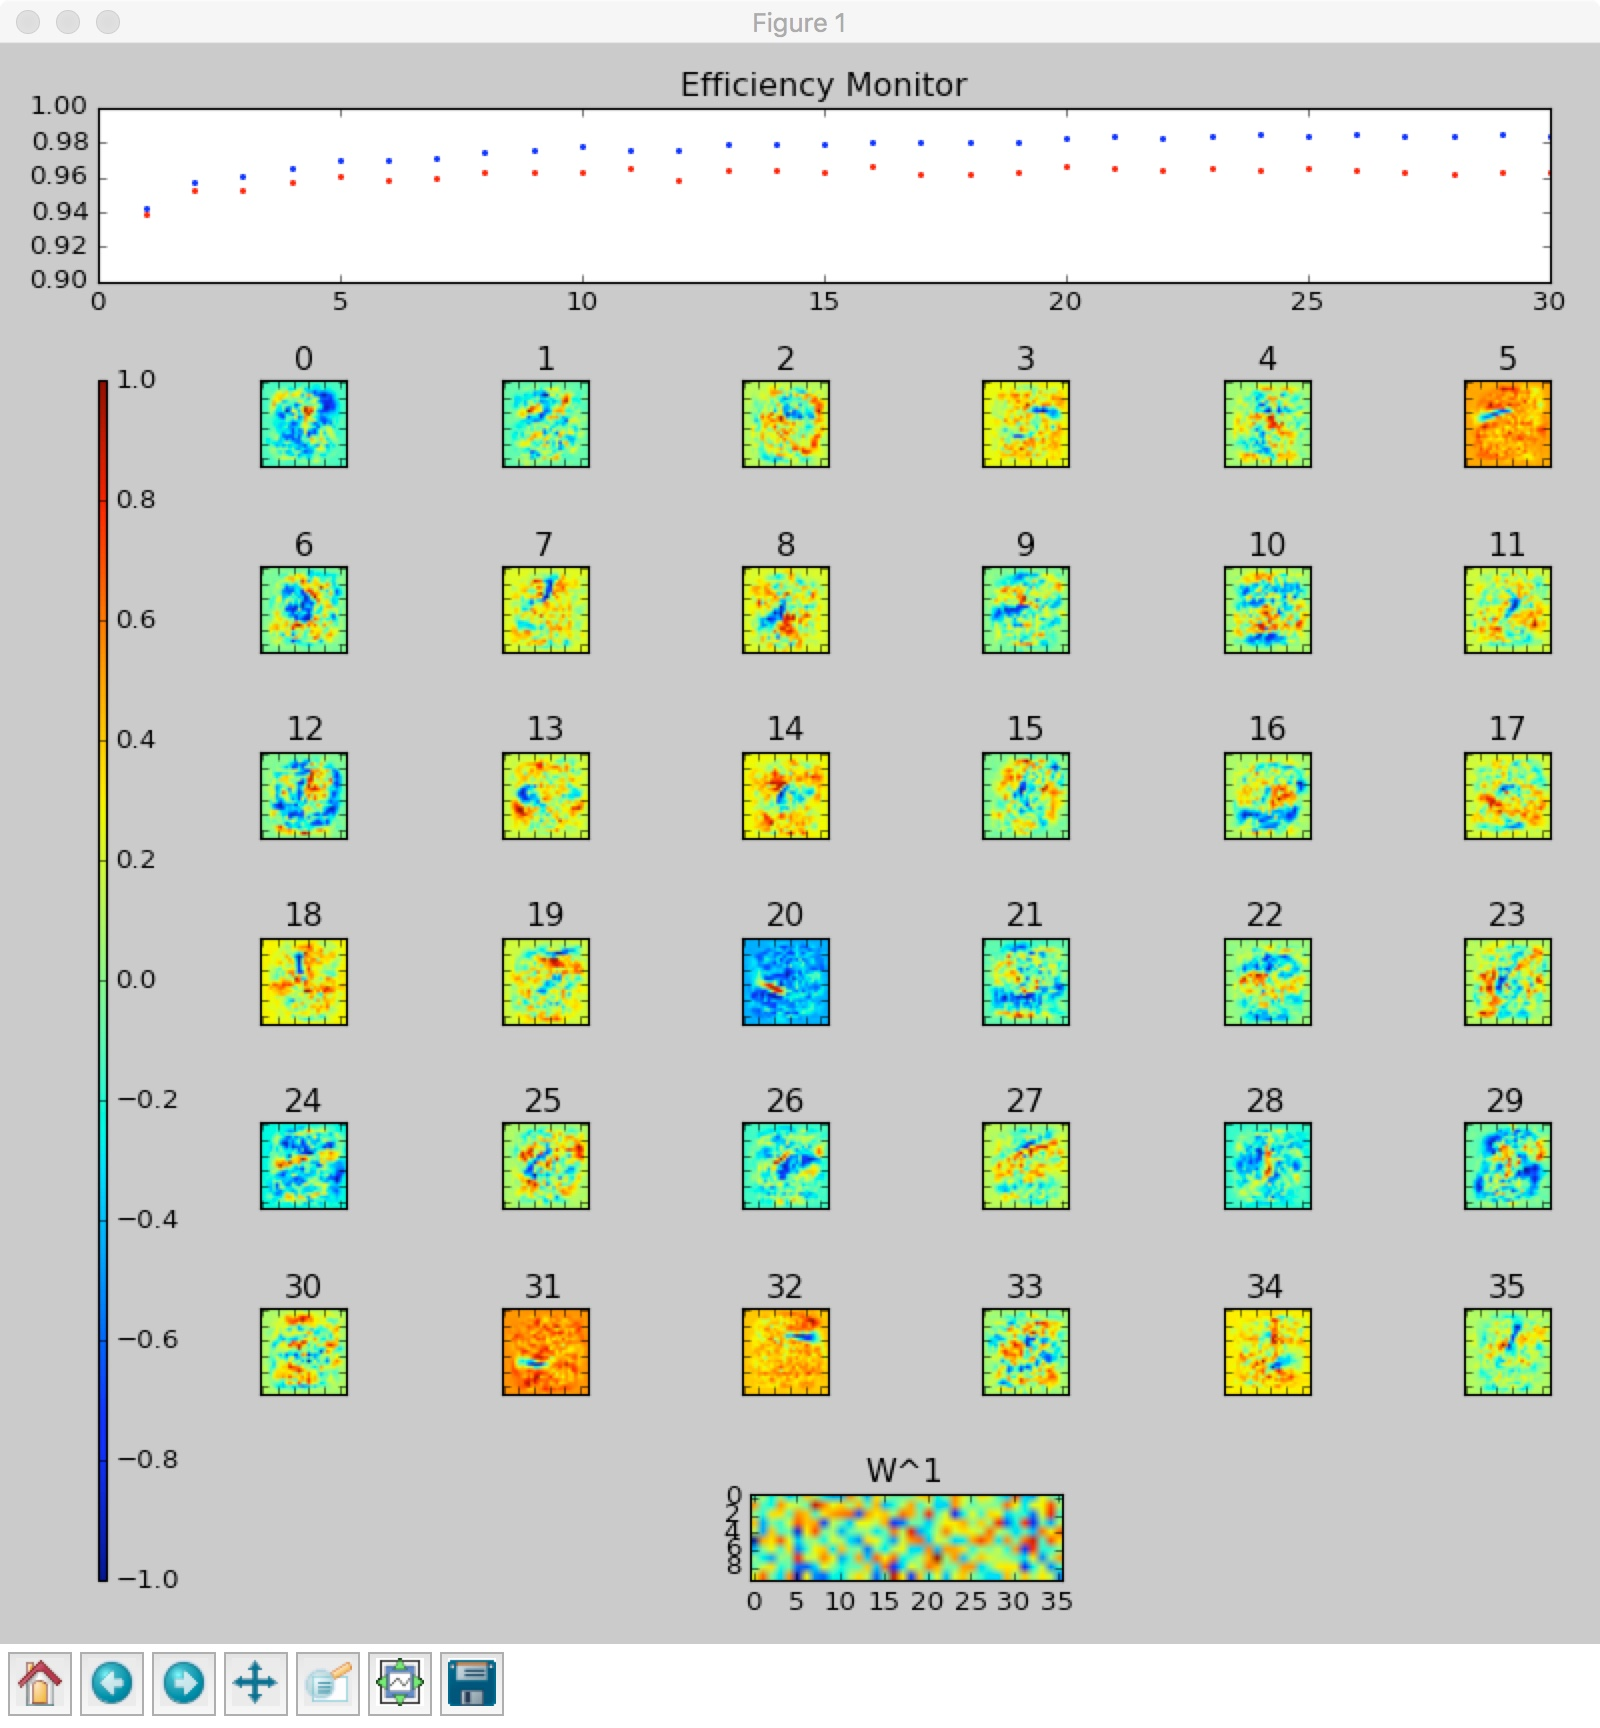

The script that drew this image:
import numpy as np

# for plotting
import matplotlib
matplotlib.use('TkAgg')
import matplotlib.pyplot as plt
import matplotlib.gridspec as gridspec

# neural network classes
import multilayernet
import objectives
import weights
import interpreters
import activations
import layers
import mnist

# add some function sto the classes that help with the analysis

class FullyConnected_Diag(layers.FullyConnected):
    ''' Fully connected layer with diagnosis functions.  '''

    def params_weight(self):
        ''' Return parameter weight of matrix W. '''

        return self.params_weight_funct.val(self.W)

    def get_params(self):
        ''' Return matrix W. '''

        return self.W

class NN_Diag(multilayernet.NN):
    ''' Neural network with diagnosis functions. '''

    def sum_params_weight(self):
        ''' Sum parameter weights of all layers. '''

        c = 0
        for l in self.layers:
            c += l.params_weight()
        return c

    def epoch_monitor(self, **kwargs):

        epoch_dts = kwargs['epoch_dts']
        batch_dts = kwargs['batch_dts']
        epochs = kwargs['epochs']
        batches = kwargs['batches']
        batch_size = kwargs['batch_size']
        train_data = kwargs['train_data']
        test_data = kwargs['test_data']

        test_objective, test_errors = self.test_network(test_data)
        test_eff = 1 - len(test_errors) / len(test_data)

        train_objective, train_errors = self.test_network(train_data)
        train_eff = 1 - len(train_errors) / len(train_data)

        params_weight = self.sum_params_weight()

        epoch_num = len(epoch_dts)
        epoch_progress = float(epoch_num) / epochs

        print('> Epoch=%d/%d (%.2f%%), Dt=%fs, Avg=%fs, Eff: %f/%f, Obj: %f/%f, Weight: %f'
              % (epoch_num, epochs, epoch_progress * 100, epoch_dts[-1], np.mean(epoch_dts),
                 test_eff, train_eff,
                 test_objective, train_objective,
                 params_weight))

        if 'fig' in kwargs['kwargs']:
            fig = kwargs['kwargs']['fig']
            plots_mon(fig, nn, epoch_num, test_eff, train_eff)

        return

# diagnosis and training functions

def plots_init(nn, epochs, nw):
    ''' Prepare figure for interactive plotting and return figure object. '''

    fig, _ = plt.subplots(sharex=True, sharey=True, figsize=(10, 10))
    hr = [ 1 ] * (1 + nw + len(nn.layers[1:]))
    hr[0] = 2
    wr = [ 1 ] * (1 + nw)
    wr[0] = .1
    G = gridspec.GridSpec(1 + nw + len(nn.layers[1:]), 1 + nw,
                         width_ratios=wr, height_ratios=hr)

    plt.subplot(G[0, :])
    plt.title('Efficiency Monitor')
    plt.axis([0, epochs, .9, 1])

    a = 0
    b = 0
    for i in range(min(nn.layers[0].num_out, nw*nw)):
        ax = plt.subplot(G[1 + b, 1 + a])
        ax.xaxis.set_ticklabels([])
        ax.yaxis.set_ticklabels([])
        a += 1
        if a >= nw:
            a = 0
            b += 1
        plt.title('%d' % i)

    for i in range(len(nn.layers[1:])):
        plt.subplot(G[1 + nw + i, 1:])
        plt.title('W^%d' % (i+1))

    ax = plt.subplot(G[1:, 0])
    sm = plt.cm.ScalarMappable(norm=plt.Normalize(vmin=-1, vmax=1))
    sm._A = []
    plt.colorbar(sm, cax=ax)

    G.tight_layout(fig)
    plt.ion()
    plt.show()

    return fig

def plots_mon(fig, nn, epoch, test_eff, train_eff):
    ''' Draw interactive monitor plots. '''

    plt.sca(fig.axes[0])
    plt.scatter(epoch, test_eff, label='efficiency', color='r', s=3)
    plt.scatter(epoch, train_eff, label='training', color='b', s=3)
    # plt.legend(['test', 'training'], loc=4)

    W = nn.layers[0].get_params()
    for i in range(nn.layers[0].num_out):
        ax = plt.sca(fig.axes[1+i])
        im = plt.imshow(W[i][:28*28].reshape(28,28))

    for i in range(1, len(nn.layers)):
        W = nn.layers[i].get_params()
        plt.sca(fig.axes[nn.layers[0].num_out+i])
        plt.imshow(W)

    fig.canvas.draw()
    plt.pause(0.00001)

    return

def plots_end():
    ''' Tidy up after interactive plotting. '''

    plt.ioff()
    plt.show()

    return

def show_error_candidates(nn, data):
    ''' Plot a couple of candidates that were predicted wrongly. '''

    print('Showing some error candidates...')

    _, error_list = nn.test_network(data)

    fig = plt.figure('Errors', figsize=(10,10))
    num = 1
    for i, l, p in error_list[:6*6]:
        plt.subplot(6, 6, num)
        num += 1
        plt.imshow(data[i][0].reshape(28,28),cmap='Blues')
        plt.title('#%d: l=%d, p=%d' % (i, l, p))

    fig.tight_layout()
    plt.show()

    print('Done.')

    return

## MAIN ##########################################

data = mnist.MNIST('./MNIST/')
print('%d test images' % len(data.test_imgs))
print('%d training images' % len(data.train_imgs))

# build neural network

# one hidden layer with 36 neurons, learning rate = 3, quadratic loss
# init weights and biases according to normal distribution with adapted variance

# reaches >96.4% in 30 epochs

nn = NN_Diag(data.rows * data.cols,
             interpreters.ArgMax,
             objectives.L2)

# square root of number of input neurons
nw = 6

# first layer
nn.add_layer(num=nw * nw,
             layer=FullyConnected_Diag,
             activation=activations.Sigmoid,
             train='gradient',
             eta=3,
             weight=weights.L2,
             omega=0,
             init="norm_adapt"
            )

# output layer
nn.add_layer(num=10,
             layer=FullyConnected_Diag,
             activation=activations.Sigmoid,
             train='gradient',
             eta=3,
             weight=weights.L2,
             omega=0,
             init="norm_adapt"
            )

# prepare data
train_data = [(data.train_imgs[i].reshape(data.rows * data.cols, 1) / 255.0, \
               data.train_labels[i]) for i in range(len(data.train_imgs))]

test_data = [(data.test_imgs[i].reshape(data.rows * data.cols, 1) / 255.0, \
              data.test_labels[i]) for i in range(len(data.test_imgs))]

# train network
epochs = 30
batch_size = 10
fig = plots_init(nn, epochs, nw)
nn.batch_training(train_data, test_data, epochs, batch_size, fig=fig)

# show_error_candidates(nn, test_data)
plots_end()
